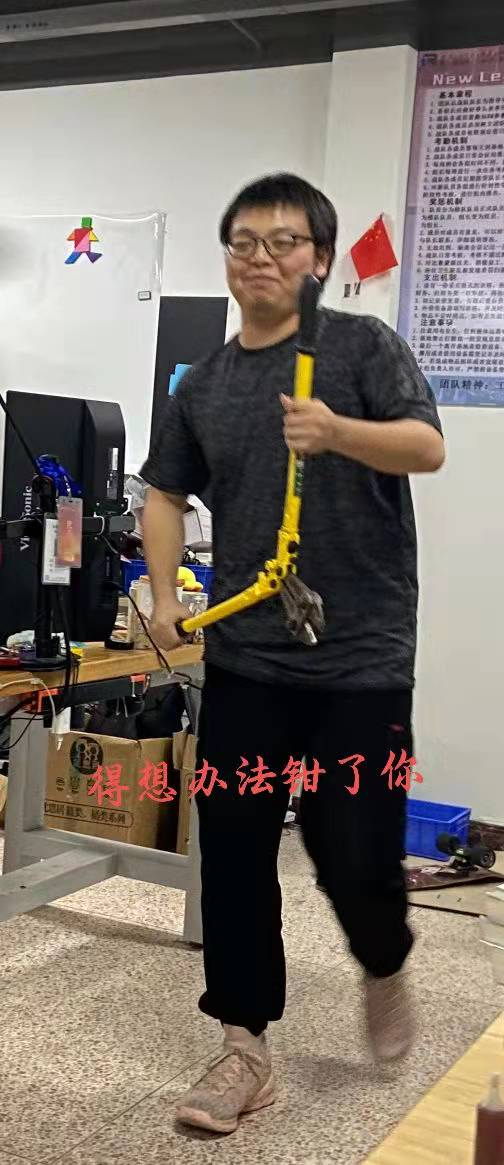
//> input picture detect_edge/1.jpg, 504 x 1165 px
$ ./detect_edge   (built with g++ and OpenCV 4)
//> lines starting //> are read from the running program, lines starting //| are printed output that depends on the picture
#include <iostream>
#include <math.h>
#include <opencv2/core.hpp>
#include <opencv2/highgui.hpp>
#include <opencv2/imgproc.hpp>
#include <opencv2/opencv.hpp>
#include <opencv2/imgproc/types_c.h>

using namespace cv;
Mat src, src_gray;
  Mat dst, detected_edges;

  int edgeThresh = 1;
  int lowThreshold;
  int const max_lowThreshold = 100;
  int ratio = 3;    //高:低阈值比为 3:1
  int kernel_size = 3;


  int main(){
  src = imread("1.jpg" );
//> src is the input picture: 1165 rows x 504 cols, CV_8UC3; mean B, G, R 104.6, 113.4, 123
  dst.create(src.size(),src.type());
 cvtColor( src, src_gray, CV_BGR2GRAY );
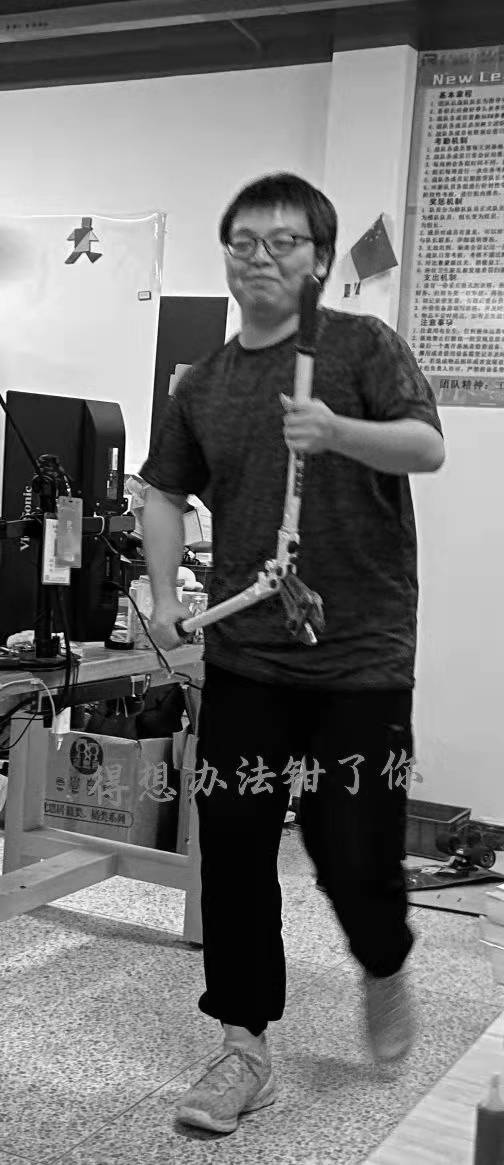
//> src_gray: 1165 rows x 504 cols, CV_8UC1; min 0, max 255, mean 115.2
  blur(src_gray,detected_edges,Size(3,3));
  Canny(detected_edges,detected_edges,30,30*ratio,kernel_size);
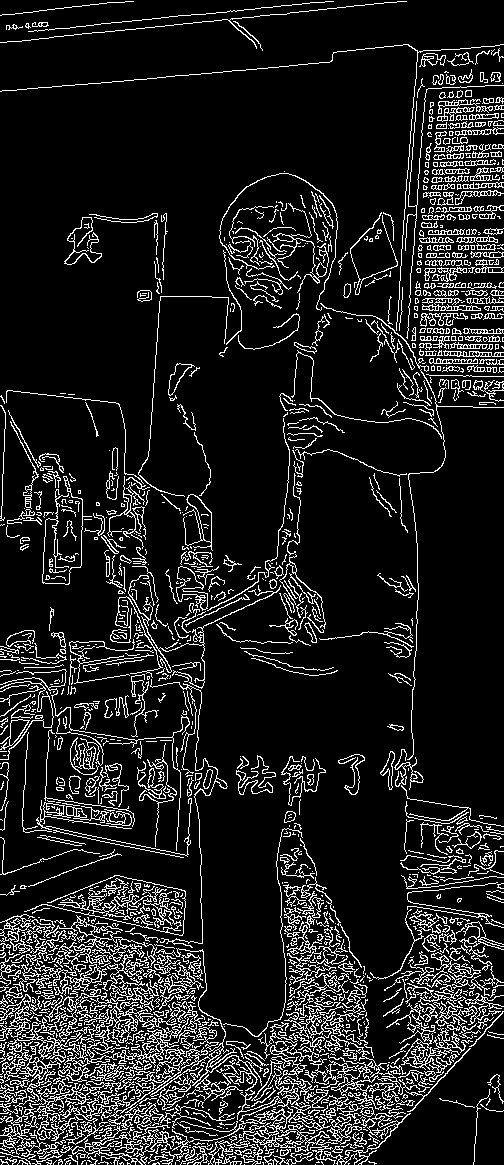
//> detected_edges: 1165 rows x 504 cols, CV_8UC1; 12.2% white in thin lines or dots
  dst = Scalar::all(0);
  src.copyTo(dst,detected_edges);
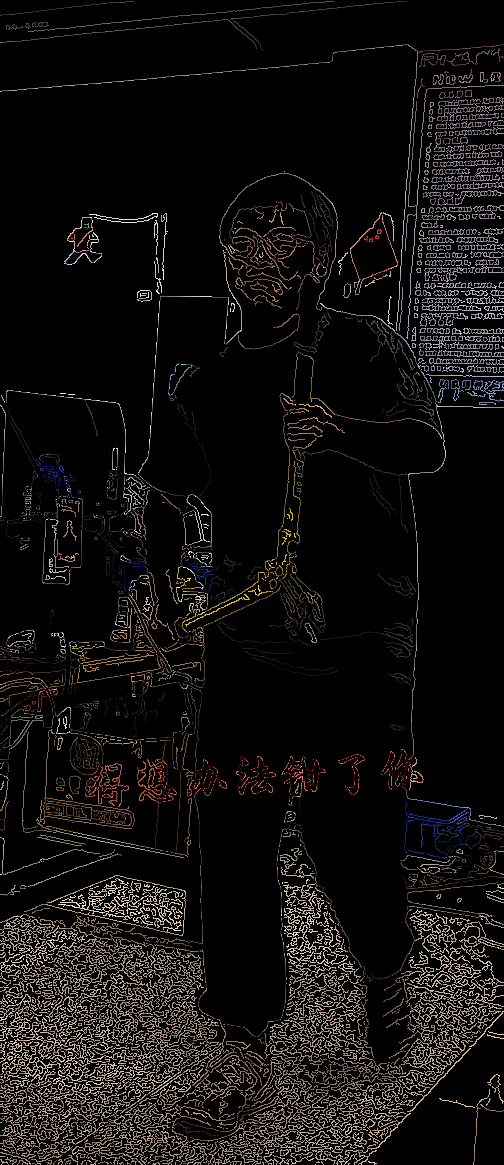
//> dst: 1165 rows x 504 cols, CV_8UC3; mean B, G, R 13.8, 15.5, 17.5
  imshow( "edge", dst );
 waitKey(0);
 return 0;
  }
